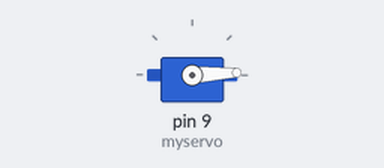
This sketch was run on a simulated Arduino Uno, built with avr-gcc and run on an emulated ATmega328P. Parts: servo.

Above: at 0.05 s.
At 1.3 s:
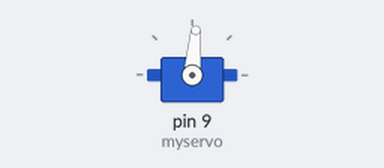
At 2.6 s:
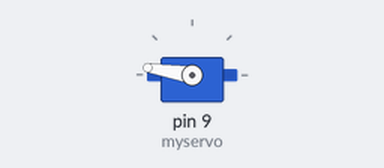
At 5.2 s:
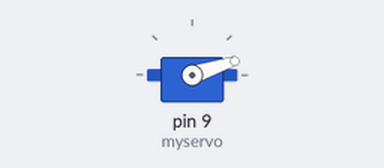
Timing chart, 0 to 8.4 s (numbered marks = the images above):
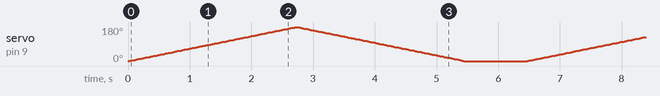

The sketch:

servo_motors_and_potentiometer_1.ino
```cpp
#include <Servo.h>

Servo myservo;  // create servo object to control a servo
// twelve servo objects can be created on most boards

int pos = 0;// variable to store the servo position
int green=10;

void setup() {
  myservo.attach(9);  // attaches the servo on pin 9 to the servo object
}

void loop() {
  for (pos = 0; pos <= 180; pos += 1) { // goes from 0 degrees to 180 degrees
    // in steps of 1 degree
    myservo.write(pos);              // tell servo to go to position in variable 'pos'
    delay(15);                       // waits 15ms for the servo to reach the position
  }
  for (pos = 180; pos >= 0; pos -= 1) { // goes from 180 degrees to 0 degrees
    myservo.write(pos);              // tell servo to go to position in variable 'pos'
    delay(15);                       // waits 15ms for the servo to reach the position
  }
  digitalWrite(green,HIGH);
  delay(1000);

}
```
